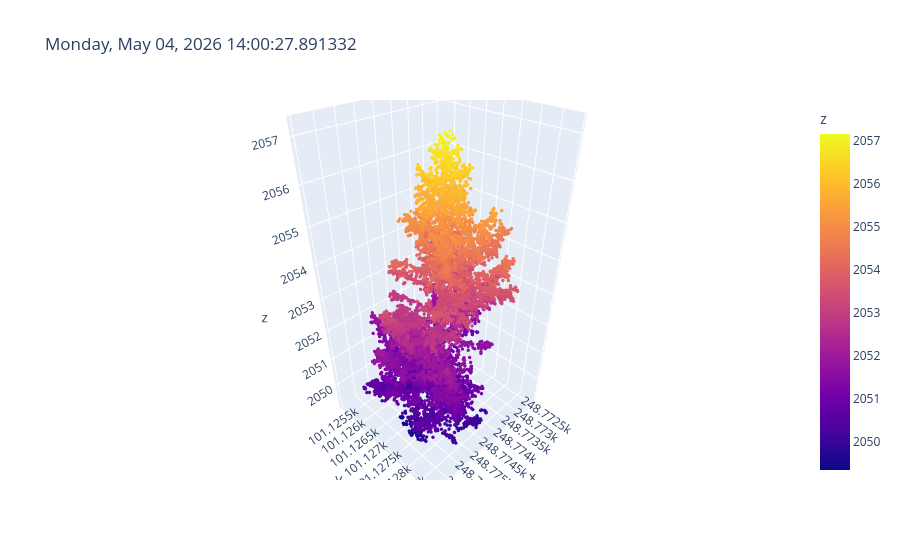

The code cell stored with this chart in its notebook:
### Code cell
las_pc.plot(color="z")

### Figure 1 — Plotly figure (JSON) as saved in the notebook; plotly's stock layout.template omitted (floating-point values rounded to 4 significant figures; data arrays with more than 128 entries replaced by an {"elided": "..."} marker saying what was removed)
{"data": [{"hovertemplate": "<b>%{hovertext}</b><br><br>x=%{x}<br>y=%{y}<br>z=%{marker.color}<extra></extra>", "hovertext": {"elided": "11631 str values"}, "legendgroup": "", "marker": {"color": {"elided": "11631 float values"}, "coloraxis": "coloraxis", "opacity": 1, "size": 2, "symbol": "circle"}, "mode": "markers", "name": "", "scene": "scene", "showlegend": false, "type": "scatter3d", "x": {"elided": "11631 float values"}, "y": {"elided": "11631 float values"}, "z": {"elided": "11631 float values"}}], "layout": {"coloraxis": {"colorbar": {"title": {"text": "z"}}, "colorscale": [[0, "#0d0887"], [0.1111, "#46039f"], [0.2222, "#7201a8"], [0.3333, "#9c179e"], [0.4444, "#bd3786"], [0.5556, "#d8576b"], [0.6667, "#ed7953"], [0.7778, "#fb9f3a"], [0.8889, "#fdca26"], [1, "#f0f921"]]}, "hovermode": false, "legend": {"tracegroupgap": 0}, "scene": {"aspectmode": "data", "domain": {"x": [0, 1], "y": [0, 1]}, "xaxis": {"title": {"text": "x"}}, "yaxis": {"title": {"text": "y"}}, "zaxis": {"title": {"text": "z"}}}, "title": {"text": "Monday, May 04, 2026 14:00:27.891332"}}}
